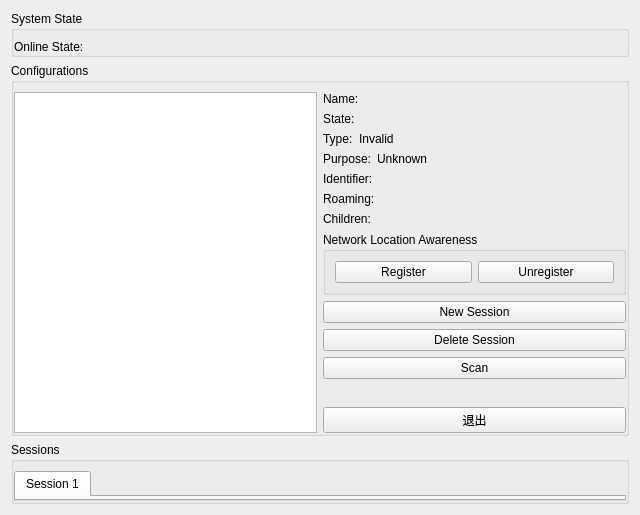
<?xml version="1.0" encoding="UTF-8"?>
<ui version="4.0">
 <class>BearerMonitor</class>
 <widget class="QWidget" name="BearerMonitor">
  <property name="geometry">
   <rect>
    <x>0</x>
    <y>0</y>
    <width>640</width>
    <height>515</height>
   </rect>
  </property>
  <property name="windowTitle">
   <string>BearerMonitor</string>
  </property>
  <layout class="QGridLayout" name="gridLayout">
   <item row="1" column="0">
    <widget class="QGroupBox" name="groupBox">
     <property name="title">
      <string>Configurations</string>
     </property>
     <property name="flat">
      <bool>true</bool>
     </property>
     <layout class="QHBoxLayout" name="horizontalLayout_9">
      <property name="leftMargin">
       <number>0</number>
      </property>
      <property name="rightMargin">
       <number>0</number>
      </property>
      <property name="bottomMargin">
       <number>0</number>
      </property>
      <item>
       <widget class="QTreeWidget" name="treeWidget">
        <attribute name="headerVisible">
         <bool>false</bool>
        </attribute>
        <column>
         <property name="text">
          <string>1</string>
         </property>
        </column>
       </widget>
      </item>
      <item>
       <layout class="QVBoxLayout" name="verticalLayout">
        <item>
         <layout class="QHBoxLayout" name="configurationNameLayout">
          <item>
           <widget class="QLabel" name="configurationNameLabel">
            <property name="text">
             <string>Name:</string>
            </property>
           </widget>
          </item>
          <item>
           <widget class="QLabel" name="configurationName">
            <property name="sizePolicy">
             <sizepolicy hsizetype="MinimumExpanding" vsizetype="Preferred">
              <horstretch>0</horstretch>
              <verstretch>0</verstretch>
             </sizepolicy>
            </property>
            <property name="text">
             <string/>
            </property>
           </widget>
          </item>
         </layout>
        </item>
        <item>
         <layout class="QHBoxLayout" name="configurationStateLayout">
          <item>
           <widget class="QLabel" name="configurationStateLabel">
            <property name="text">
             <string>State:</string>
            </property>
           </widget>
          </item>
          <item>
           <widget class="QLabel" name="configurationState">
            <property name="sizePolicy">
             <sizepolicy hsizetype="MinimumExpanding" vsizetype="Preferred">
              <horstretch>0</horstretch>
              <verstretch>0</verstretch>
             </sizepolicy>
            </property>
            <property name="text">
             <string/>
            </property>
           </widget>
          </item>
         </layout>
        </item>
        <item>
         <layout class="QHBoxLayout" name="configurationTypeLayout">
          <item>
           <widget class="QLabel" name="configurationTypeLabel">
            <property name="text">
             <string>Type:</string>
            </property>
           </widget>
          </item>
          <item>
           <widget class="QLabel" name="configurationType">
            <property name="sizePolicy">
             <sizepolicy hsizetype="MinimumExpanding" vsizetype="Preferred">
              <horstretch>0</horstretch>
              <verstretch>0</verstretch>
             </sizepolicy>
            </property>
            <property name="text">
             <string>Invalid</string>
            </property>
           </widget>
          </item>
         </layout>
        </item>
        <item>
         <layout class="QHBoxLayout" name="configurationPurposeLayout">
          <item>
           <widget class="QLabel" name="configurationPurposeLabel">
            <property name="text">
             <string>Purpose:</string>
            </property>
           </widget>
          </item>
          <item>
           <widget class="QLabel" name="configurationPurpose">
            <property name="sizePolicy">
             <sizepolicy hsizetype="MinimumExpanding" vsizetype="Preferred">
              <horstretch>0</horstretch>
              <verstretch>0</verstretch>
             </sizepolicy>
            </property>
            <property name="text">
             <string>Unknown</string>
            </property>
           </widget>
          </item>
         </layout>
        </item>
        <item>
         <layout class="QHBoxLayout" name="configurationIdentifierLayout">
          <item>
           <widget class="QLabel" name="configurationIdentifierLabel">
            <property name="text">
             <string>Identifier:</string>
            </property>
           </widget>
          </item>
          <item>
           <widget class="QLabel" name="configurationIdentifier">
            <property name="sizePolicy">
             <sizepolicy hsizetype="MinimumExpanding" vsizetype="Preferred">
              <horstretch>0</horstretch>
              <verstretch>0</verstretch>
             </sizepolicy>
            </property>
            <property name="text">
             <string/>
            </property>
           </widget>
          </item>
         </layout>
        </item>
        <item>
         <layout class="QHBoxLayout" name="configurationRoamingLayout">
          <item>
           <widget class="QLabel" name="configurationRoamingLabel">
            <property name="text">
             <string>Roaming:</string>
            </property>
           </widget>
          </item>
          <item>
           <widget class="QLabel" name="configurationRoaming">
            <property name="sizePolicy">
             <sizepolicy hsizetype="MinimumExpanding" vsizetype="Preferred">
              <horstretch>0</horstretch>
              <verstretch>0</verstretch>
             </sizepolicy>
            </property>
            <property name="text">
             <string/>
            </property>
           </widget>
          </item>
         </layout>
        </item>
        <item>
         <layout class="QHBoxLayout" name="configurationChildrenLayout">
          <item>
           <widget class="QLabel" name="configurationChildrenLabel">
            <property name="text">
             <string>Children:</string>
            </property>
           </widget>
          </item>
          <item>
           <widget class="QLabel" name="configurationChildren">
            <property name="sizePolicy">
             <sizepolicy hsizetype="MinimumExpanding" vsizetype="Preferred">
              <horstretch>0</horstretch>
              <verstretch>0</verstretch>
             </sizepolicy>
            </property>
            <property name="text">
             <string/>
            </property>
           </widget>
          </item>
         </layout>
        </item>
        <item>
         <widget class="QGroupBox" name="nlaGroup">
          <property name="title">
           <string>Network Location Awareness</string>
          </property>
          <layout class="QHBoxLayout" name="horizontalLayout">
           <item>
            <widget class="QPushButton" name="registerButton">
             <property name="text">
              <string>Register</string>
             </property>
            </widget>
           </item>
           <item>
            <widget class="QPushButton" name="unregisterButton">
             <property name="text">
              <string>Unregister</string>
             </property>
            </widget>
           </item>
          </layout>
         </widget>
        </item>
        <item>
         <widget class="QPushButton" name="newSessionButton">
          <property name="text">
           <string>New Session</string>
          </property>
         </widget>
        </item>
        <item>
         <widget class="QPushButton" name="deleteSessionButton">
          <property name="text">
           <string>Delete Session</string>
          </property>
         </widget>
        </item>
        <item>
         <widget class="QPushButton" name="scanButton">
          <property name="text">
           <string>Scan</string>
          </property>
         </widget>
        </item>
        <item>
         <spacer name="verticalSpacer">
          <property name="orientation">
           <enum>Qt::Vertical</enum>
          </property>
          <property name="sizeHint" stdset="0">
           <size>
            <width>20</width>
            <height>40</height>
           </size>
          </property>
         </spacer>
        </item>
        <item>
         <widget class="QPushButton" name="exitButton">
          <property name="text">
           <string>退出</string>
          </property>
         </widget>
        </item>
       </layout>
      </item>
     </layout>
    </widget>
   </item>
   <item row="2" column="0">
    <widget class="QGroupBox" name="sessionGroup">
     <property name="title">
      <string>Sessions</string>
     </property>
     <property name="flat">
      <bool>true</bool>
     </property>
     <layout class="QVBoxLayout" name="verticalLayout_3">
      <property name="leftMargin">
       <number>0</number>
      </property>
      <property name="rightMargin">
       <number>0</number>
      </property>
      <property name="bottomMargin">
       <number>0</number>
      </property>
      <item>
       <widget class="QTabWidget" name="tabWidget">
        <property name="sizePolicy">
         <sizepolicy hsizetype="Expanding" vsizetype="Preferred">
          <horstretch>0</horstretch>
          <verstretch>0</verstretch>
         </sizepolicy>
        </property>
        <property name="currentIndex">
         <number>0</number>
        </property>
        <widget class="QWidget" name="tab">
         <attribute name="title">
          <string>Session 1</string>
         </attribute>
        </widget>
       </widget>
      </item>
     </layout>
    </widget>
   </item>
   <item row="0" column="0">
    <widget class="QGroupBox" name="systemState">
     <property name="title">
      <string>System State</string>
     </property>
     <property name="flat">
      <bool>true</bool>
     </property>
     <layout class="QVBoxLayout" name="verticalLayout_4">
      <property name="leftMargin">
       <number>0</number>
      </property>
      <property name="rightMargin">
       <number>0</number>
      </property>
      <property name="bottomMargin">
       <number>0</number>
      </property>
      <item>
       <layout class="QHBoxLayout" name="onlineStateLayout">
        <item>
         <widget class="QLabel" name="onlineStateLabel">
          <property name="text">
           <string>Online State:</string>
          </property>
         </widget>
        </item>
        <item>
         <widget class="QLabel" name="onlineState">
          <property name="sizePolicy">
           <sizepolicy hsizetype="MinimumExpanding" vsizetype="Preferred">
            <horstretch>0</horstretch>
            <verstretch>0</verstretch>
           </sizepolicy>
          </property>
          <property name="text">
           <string/>
          </property>
         </widget>
        </item>
       </layout>
      </item>
     </layout>
    </widget>
   </item>
  </layout>
 </widget>
 <resources/>
 <connections/>
</ui>
